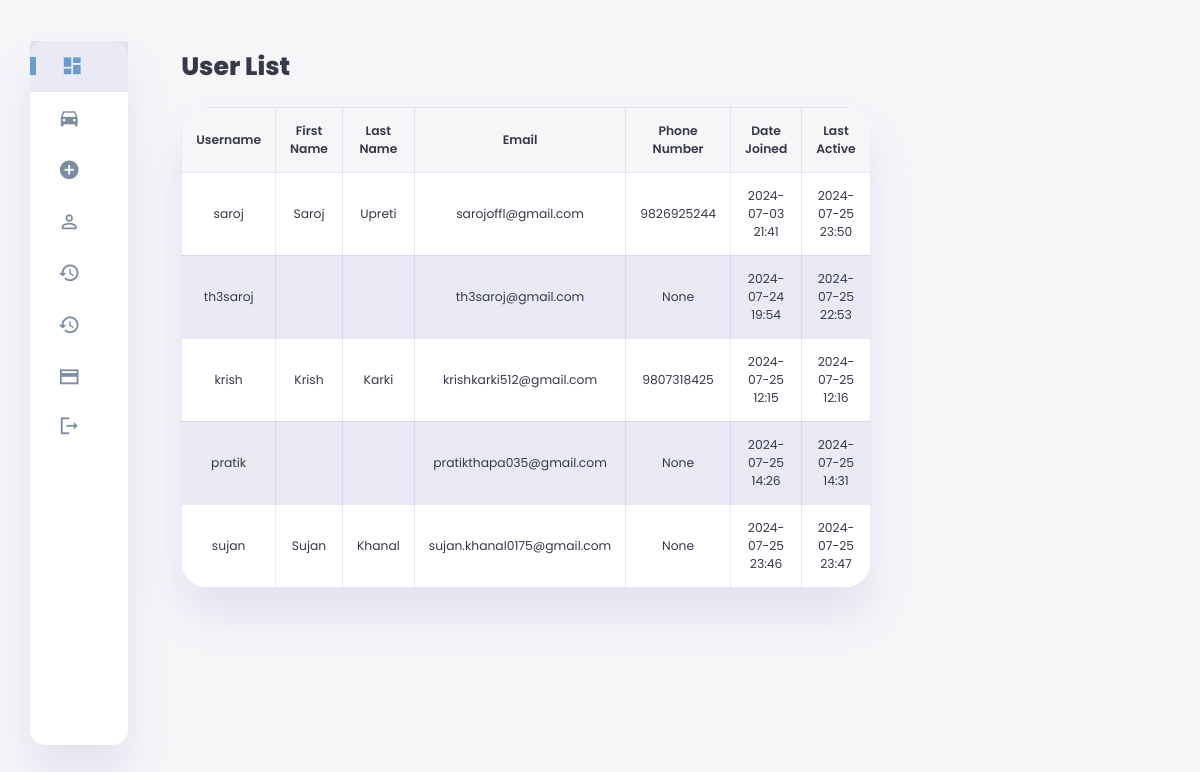
The app's page /users/ (signed in) with its own data.
### sales_rental/models.py (models this page shows, shortened)
class User(AbstractUser):
    email_confirmed = models.BooleanField(default=False)
    otp = models.CharField(max_length=6, null=True, blank=True)
    otp_expiration = models.DateTimeField(null=True, blank=True)
    watchlist = models.ManyToManyField('Car', related_name='watchlisted_by', blank=True)
    phone_number = models.CharField(max_length=15, null=True, blank=True)

### sales_rental/admin_views.py (the view)
# urls.py: path('users/', admin_views.user_list, name='user_list'),
@user_passes_test(lambda u: u.is_superuser)
def user_list(request):
    users = User.objects.all()
    return render(request, 'user_list.html', {'users': users})

### sales_rental/context_processors.py (called while the page is built)
def current_year(request):
    return {'current_year': datetime.now().year}

### sales_rental/templates/user_list.html (shortened to what this page needs)
{% extends "admin_base.html" %}
{% load static %}
{% block content %}
<main>
    <h1>User List</h1>
    <table>
        <thead>
            <tr>
                <th>Username</th>
                <th>First Name</th>
                <th>Last Name</th>
                <th>Email</th>
                <th>Phone Number</th>
                <th>Date Joined</th>
                <th>Last Active</th>
            </tr>
        </thead>
        <tbody>
            {% for user in users %}
            <tr>
                <td>{{ user.username }}</td>
                <td>{{ user.first_name }}</td>
                <td>{{ user.last_name }}</td>
                <td>{{ user.email }}</td>
                <td>{{ user.phone_number }}</td>
                <td>{{ user.date_joined|date:"Y-m-d H:i" }}</td>
                <td>{{ user.last_login|date:"Y-m-d H:i" }}</td>
            </tr>
            {% endfor %}
        </tbody>
    </table>
</main>
{% endblock %}

### sales_rental/static/css/admin-style.css (style rules this page uses)
:root { --color-primary: #6C9BCF; --color-danger: #FF0060; --color-success: #1B9C85; --color-warning: #F7D060; --color-white: #fff; --color-info-dark: #7d8da1; --color-dark: #363949; --color-light: rgba(132, 139, 200, 0.18); --color-dark-variant: #677483; --color-background: #f6f6f9; --card-border-radius: 2rem; --border-radius-1: 0.4rem; --border-radius-2: 1.2rem; --card-padding: 1.8rem; --padding-1: 1.2rem; --box-shadow: 0 2rem 3rem var(--color-light); }
* { margin: 0; padding: 0; outline: 0; appearance: 0; border: 0; text-decoration: none; box-sizing: border-box; }
html { font-size: 14px; }
body { width: 100vw; height: 100vh; font-family: 'Poppins', sans-serif; font-size: 0.88rem; user-select: none; overflow-x: hidden; color: var(--color-dark); background-color: var(--color-background); }
h1 { font-weight: 800; font-size: 1.8rem; margin-bottom: 1.5rem; }
main { margin-top: 1.4rem; padding: 2rem; }
main .stats-table, main .history-table, table { width: 100%; border-collapse: collapse; margin-bottom: 2rem; background-color: var(--color-white); box-shadow: var(--box-shadow); border-radius: var(--card-border-radius); overflow: hidden; }
main .stats-table th, main .stats-table td, main .history-table th, main .history-table td, table th, table td { text-align: center; padding: 1rem; border: 1px solid var(--color-light); }
main .stats-table th, main .history-table th, table th { background-color: var(--color-background); font-weight: 600; }
main .stats-table td, main .history-table td, table td { background-color: var(--color-white); }
main .history-table tr:nth-child(even) td, table tr:nth-child(even) td { background-color: var(--color-light); }

### records on screen
User: username "saroj", first_name "Saroj", last_name "Upreti", email "sarojoffl@gmail.com", phone_number "9826925244", date_joined "2024-07-03 21:41", last_login "2024-07-25 23:50"
User: username "th3saroj", email "th3saroj@gmail.com", phone_number "None", date_joined "2024-07-24 19:54", last_login "2024-07-25 22:53"
User: username "krish", first_name "Krish", last_name "Karki", email "krishkarki512@gmail.com", phone_number "9807318425", date_joined "2024-07-25 12:15", last_login "2024-07-25 12:16"
User: username "pratik", email "pratikthapa035@gmail.com", phone_number "None", date_joined "2024-07-25 14:26", last_login "2024-07-25 14:31"
User: username "sujan", first_name "Sujan", last_name "Khanal", email "sujan.khanal0175@gmail.com", phone_number "None", date_joined "2024-07-25 23:46", last_login "2024-07-25 23:47"
